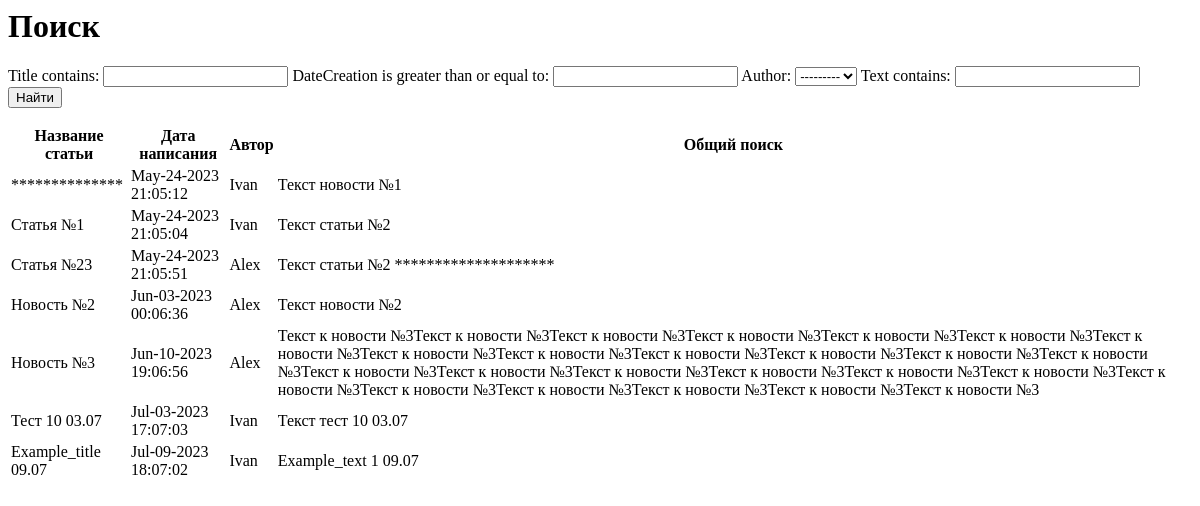
Page /news/search/ on the earlier database version.
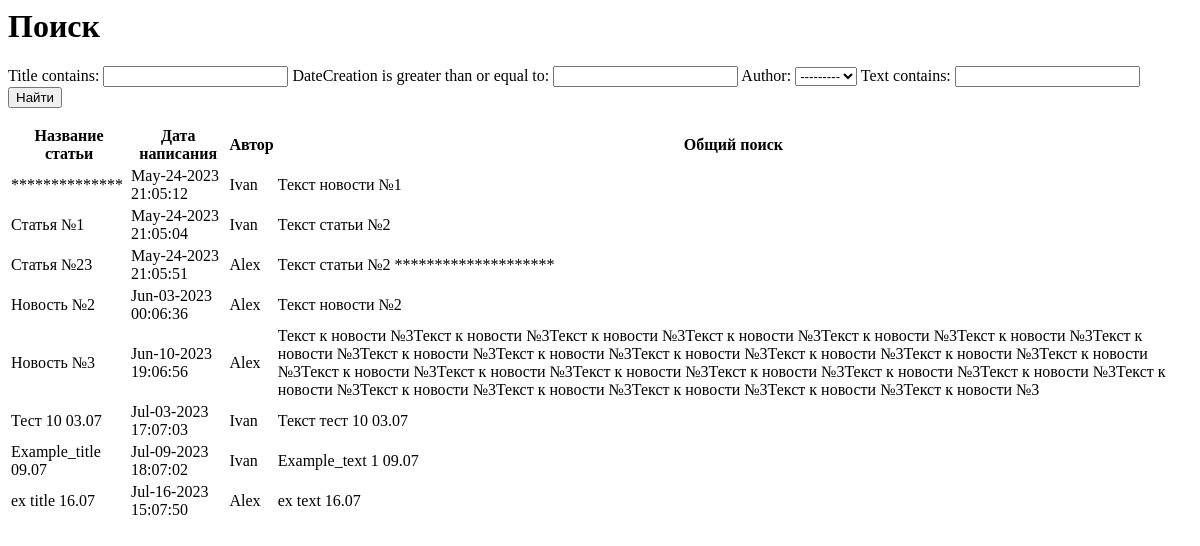
Same page on the later database version.
### newapp/models.py (models this page shows, shortened)
class Post(models.Model):
    author = models.ForeignKey(Author, on_delete=models.CASCADE)
    NEWS = 'NW'
    ARTICLE = 'AR'
    CATEGORY_CHOICES = (
        (NEWS, 'Новость'),
        (ARTICLE, 'Статья'),
    )
    categoryType = models.CharField(max_length=2, choices=CATEGORY_CHOICES, default=ARTICLE)
    dateCreation = models.DateTimeField(auto_now_add=True)
    postCategory = models.ManyToManyField(Category, through='PostCategory')
    title = models.CharField(max_length=128)
    text = models.TextField()
    rating = models.SmallIntegerField(default=0)

class Author(models.Model):
    authorUser = models.OneToOneField(User, on_delete=models.CASCADE)
    ratingAuthor = models.SmallIntegerField(default=0)
    def __str__(self):
        return self.authorUser.username

### newapp/views.py (the view)
# urls.py: path('search/', SearchListView.as_view()),
class SearchListView(ListView):
    model = Post
    template_name = 'search.html'
    context_object_name = 'search'
    def get_context_data(self, **kwargs):
        context = super().get_context_data(**kwargs)
        context['filter'] = NewsFilter(self.request.GET, queryset=self.get_queryset())
        return context

### newapp/templatetags/custom_filters.py (called while the page is built)
@register.filter(name='censor')
def censor(value):
    censored_words = ['плохое_слово_1', 'нежелательное_слово2', 'нежелательное_слово3']
    censored_value = value
    for word in censored_words:
        censored_value = censored_value.replace(word, '*' * len(word))
    return censored_value

### templates/search.html (shortened to what this page needs)
{% extends 'flatpages/default.html' %}
{% load custom_filters %}
{% block title %}
<h1>Поиск</h1>
{% endblock title %}
{% block content %}
<form method="GET">
    {{ filter.form }}
    <input type="submit" value="Найти">
</form>
<table>
        <thead>
            <th>
                Название статьи
            </th>
            <th>
                Дата написания
            </th>
            <th>
                Автор
            </th>
            <th>
                Общий поиск
            </th>
        </thead>
        {% for new in filter.qs %}
            <tr>
                <td>
                    {{ new.title|censor }}
                </td>
                <td>
                    {{ new.dateCreation|date:'M-d-Y H:m:s' }}
                </td>
                <td>
                    {{ new.author.authorUser }}
                </td>
                <td>
                    {{ new.text|censor }}
                </td>
            </tr>
        {% endfor %}
</table>
{% endblock content %}

### templates/flatpages/default.html (shortened to what this page needs)
{% block title %} {{ flatpage.title }} {% endblock %}
{% block content %}{% endblock %}

Differences in the rows shown:
added Post: title|censor "ex title 16.07", dateCreation "Jul-16-2023 15:07:50", author.authorUser "Alex", text|censor "ex text 16.07"
